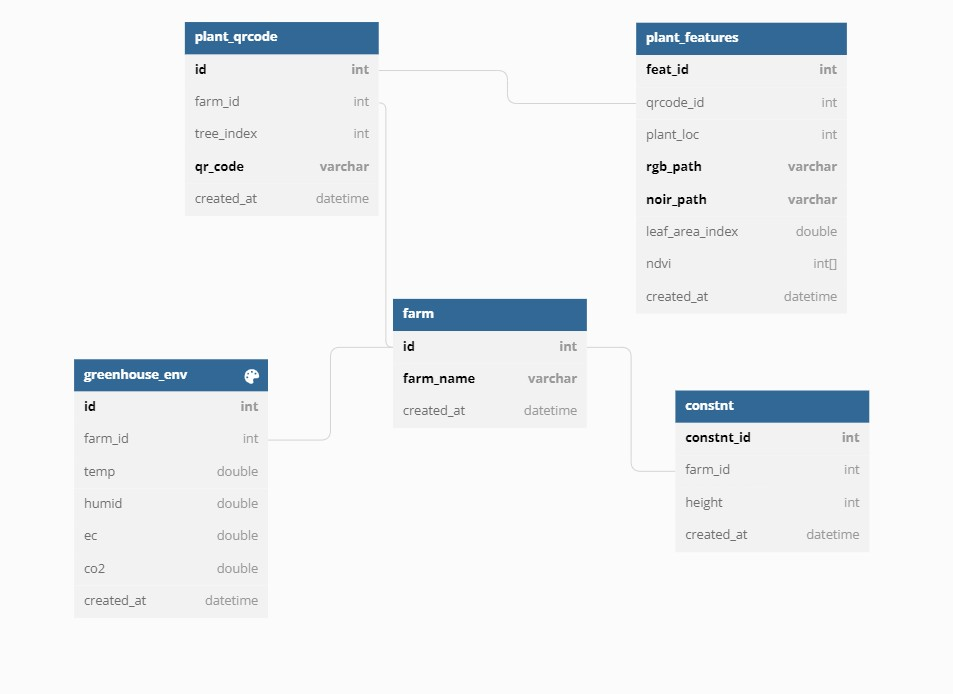
#> input picture messageImage_1658588289716.jpeg, 953 x 694 px, given in place of tring)BGR ! appsink wait-on-eos=True max-buffers=1 drop=True, which was not available
$ python cameratest.py
#> lines starting #> are read from the running program, lines starting #| are printed output that depends on the picture; after the words box and inside, x2 and y2 are one past the last pixel; in counts of white or black regions, pixels touching at a corner belong together; pictures that were not available may be replaced by others from this repository, and a replacement may not be noted
import cv2
import datetime, numpy as np

def gstreamer_pipelineRGB(
    capture_width=1280,
    capture_height=720,
    display_width=1280,
    display_height=720,
    framerate=21,
    flip_method=0,
):
    return (
        "nvarguscamerasrc sensor_id=0 ! "
        "video/x-raw(memory:NVMM), "
        "width=(int)%d, height=(int)%d, "
        "format=(string)NV12, framerate=(fraction)%d/1 ! "
        "nvvidconv flip-method=%d ! "
        "video/x-raw, width=(int)%d, height=(int)%d, format=(string)BGRx ! "
        "videoconvert ! "
        "video/x-raw, format=(string)BGR ! appsink wait-on-eos=True max-buffers=1 drop=True"
        % (
            capture_width,
            capture_height,
            framerate,
            flip_method,
            display_width,
            display_height,
        )
    )


# Video capturing from OpenCV gstreamer_pipelineRGB() , cv2.CAP_GSTREAMER
video_capture = cv2.VideoCapture(gstreamer_pipelineRGB(), cv2.CAP_GSTREAMER)
#gstreamer_pipelineRGB() , cv2.CAP_GSTREAMER
while True and video_capture.isOpened():
	return_key, frame = video_capture.read()
#> frame is the input picture: shape (694, 953, 3); mean B, G, R 242.6, 240.6, 238.2
	if return_key:
		img = cv2.imwrite("picture01.jpg",frame)
		time1 = str(datetime.datetime.now())
		img = cv2.imread("picture01.jpg")
		img = cv2.resize(img, (400, 400))
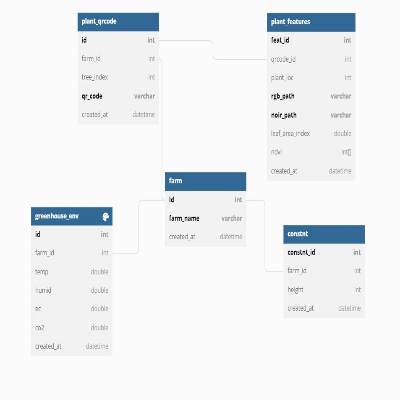
#> img: shape (400, 400, 3); mean B, G, R 242.6, 240.6, 238.1

		lower = np.array([0, 10, 10])
		upper = np.array([124, 255, 133])
		mask = cv2.inRange(img, lower, upper)
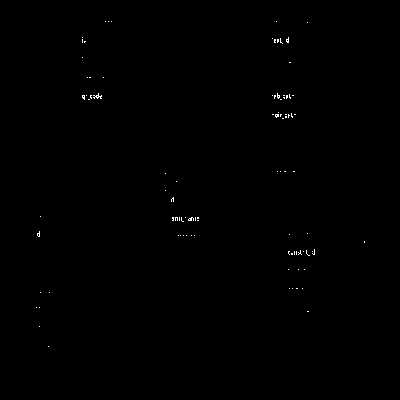
#> mask: shape (400, 400); 0.21% white in thin lines or dots, all inside (x1, y1, x2, y2) = (36, 21, 365, 347)
		result = cv2.bitwise_and(img, img, mask=mask)

		cv2.putText(img, time1, (10, 40), cv2.FONT_HERSHEY_SIMPLEX,0.8, (255, 0, 0), 1, cv2.LINE_AA)
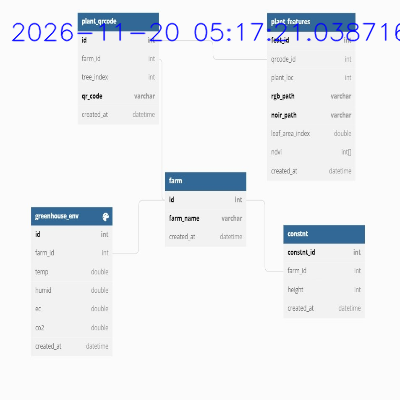
#> img: shape (400, 400, 3); 1.44% of pixels changed, all inside (x1, y1, x2, y2) = (11, 22, 400, 42)
		cv2.imshow("ori", img)
		cv2.imshow("split Color", mask)
		cv2.imshow("result", result)

	if cv2.waitKey(1) & 0xFF == ord('q'):
#> (key q is pressed here)
		break

video_capture.release()
# Destroy all the windows
cv2.destroyAllWindows()
